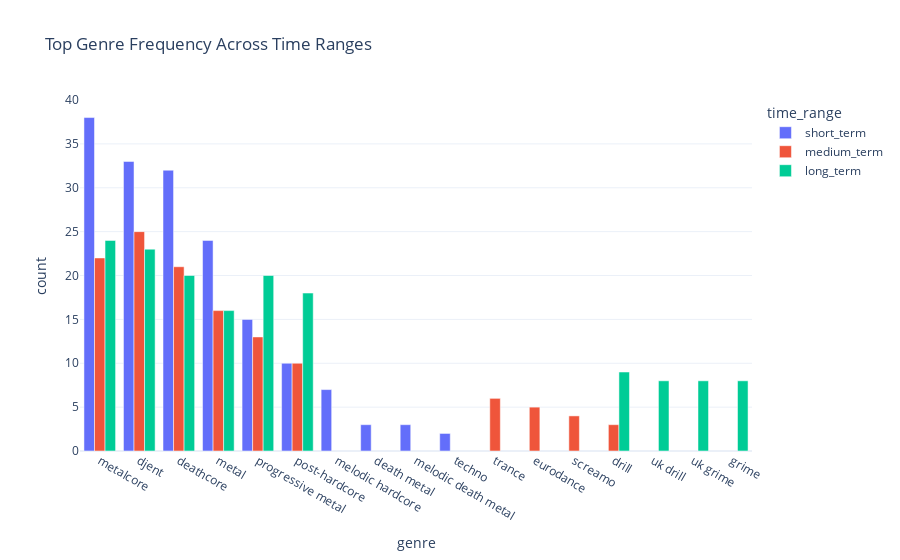

The notebook cell this image was saved under:
### Code cell
plot_top_genres(ev_top_genres,evolution=True)

### Figure 1 — Plotly figure (JSON) as saved in the notebook; plotly's stock layout.template omitted (floating-point values rounded to 4 significant figures)
{"data": [{"alignmentgroup": "True", "hovertemplate": "time_range=short_term<br>genre=%{x}<br>count=%{y}<extra></extra>", "legendgroup": "short_term", "marker": {"color": "#636efa", "pattern": {"shape": ""}}, "name": "short_term", "offsetgroup": "short_term", "orientation": "v", "showlegend": true, "textposition": "auto", "type": "bar", "x": ["metalcore", "djent", "deathcore", "metal", "progressive metal", "post-hardcore", "melodic hardcore", "death metal", "melodic death metal", "techno"], "xaxis": "x", "y": [38, 33, 32, 24, 15, 10, 7, 3, 3, 2], "yaxis": "y"}, {"alignmentgroup": "True", "hovertemplate": "time_range=medium_term<br>genre=%{x}<br>count=%{y}<extra></extra>", "legendgroup": "medium_term", "marker": {"color": "#EF553B", "pattern": {"shape": ""}}, "name": "medium_term", "offsetgroup": "medium_term", "orientation": "v", "showlegend": true, "textposition": "auto", "type": "bar", "x": ["djent", "metalcore", "deathcore", "metal", "progressive metal", "post-hardcore", "trance", "eurodance", "screamo", "drill"], "xaxis": "x", "y": [25, 22, 21, 16, 13, 10, 6, 5, 4, 3], "yaxis": "y"}, {"alignmentgroup": "True", "hovertemplate": "time_range=long_term<br>genre=%{x}<br>count=%{y}<extra></extra>", "legendgroup": "long_term", "marker": {"color": "#00cc96", "pattern": {"shape": ""}}, "name": "long_term", "offsetgroup": "long_term", "orientation": "v", "showlegend": true, "textposition": "auto", "type": "bar", "x": ["metalcore", "djent", "deathcore", "progressive metal", "post-hardcore", "metal", "drill", "uk drill", "uk grime", "grime"], "xaxis": "x", "y": [24, 23, 20, 20, 18, 16, 9, 8, 8, 8], "yaxis": "y"}], "layout": {"barmode": "group", "legend": {"title": {"text": "time_range"}, "tracegroupgap": 0}, "title": {"text": "Top Genre Frequency Across Time Ranges"}, "xaxis": {"anchor": "y", "domain": [0, 1], "title": {"text": "genre"}}, "yaxis": {"anchor": "x", "domain": [0, 1], "title": {"text": "count"}}}}
